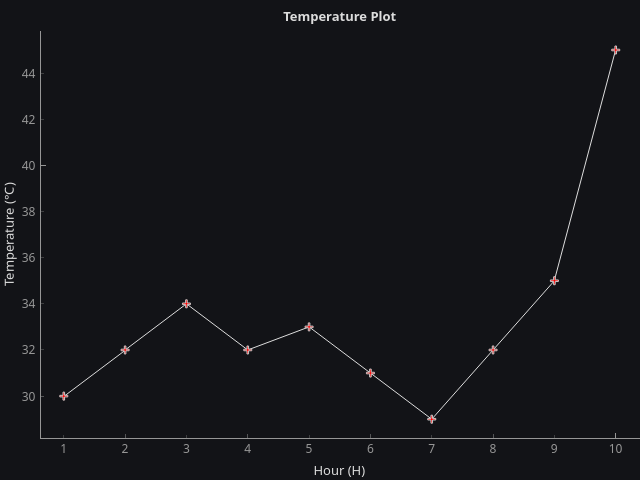

Write Python code to recreate this figure.
#!/usr/bin/env python
# File: pyqtplot06.py
# Name: D.Saravanan
# Date: 12/07/2023

""" Script to create plot using the PlotWidget in PyQtGraph """

import sys

import pyqtgraph as pg
from PyQt6 import QtCore, QtWidgets


class MainWindow(QtWidgets.QMainWindow):
    """Subclass of QMainWindow to customize application's main window."""

    def __init__(self, hour, temperature):
        super().__init__()

        # set the size parameters (width, height) pixels
        self.setFixedSize(QtCore.QSize(640, 480))

        # set the central widget of the window
        self.graphWidget = pg.PlotWidget()
        self.setCentralWidget(self.graphWidget)

        # set the background color using hex notation #121317 as string
        self.graphWidget.setBackground("#121317")

        # set the main plot title, text color, text size, text weight, text style
        self.graphWidget.setTitle(
            "Temperature Plot", color="#dcdcdc", size="10pt", bold=True, italic=False
        )

        # set the axis labels (position and text), style parameters
        styles = {"color": "#dcdcdc", "font-size": "10pt"}
        self.graphWidget.setLabel(
            "left", "Temperature", units="\N{DEGREE SIGN}C", **styles
        )
        self.graphWidget.setLabel("bottom", "Hour", units="H", **styles)

        # set the line color in 3-tuple of int values, line width in pixels, line style
        lvalue = pg.mkPen(
            color=(220, 220, 220), width=1, style=QtCore.Qt.PenStyle.SolidLine
        )

        # plot data: x, y values with lines drawn using Qt's QPen types & marker '+'
        self.graphWidget.plot(
            hour, temperature, pen=lvalue, symbol="+", symbolSize=8, symbolBrush=("r")
        )


def main():
    """Need one (and only one) QApplication instance per application.
    Pass in sys.argv to allow command line arguments for the application.
    If no command line arguments than QApplication([]) is required."""
    app = QtWidgets.QApplication(sys.argv)

    hour = [1, 2, 3, 4, 5, 6, 7, 8, 9, 10]
    temperature = [30, 32, 34, 32, 33, 31, 29, 32, 35, 45]

    window = MainWindow(hour, temperature)  # an instance of the class MainWindow
    window.show()  # windows are hidden by default

    sys.exit(app.exec())  # start the event loop


if __name__ == "__main__":
    main()
